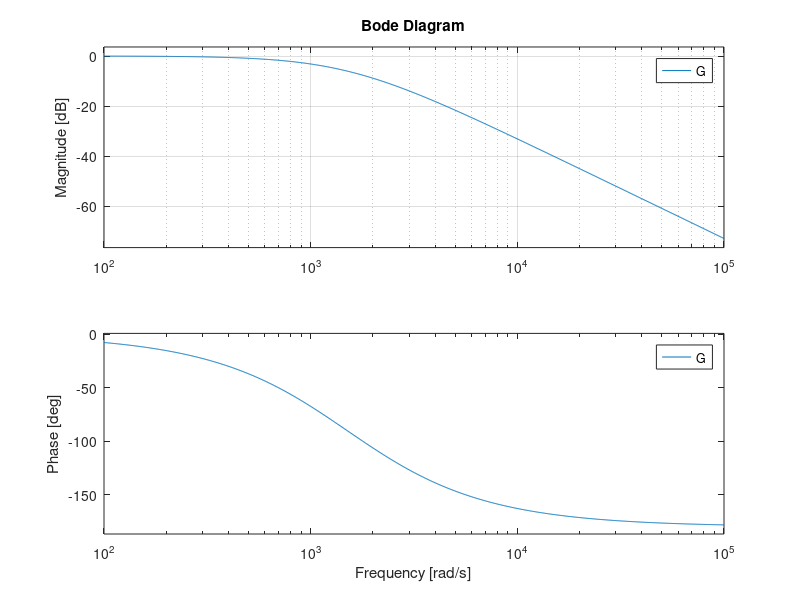

Write MATLAB code to recreate this figure.
s = tf('s');

wc = 1500;
num = wc^2 ;
den = s^2 + 2*wc*s + wc^2;
G = tf(num/den);
bode (G);
grid;
T = 1/44100;
H = c2d(G,T)
